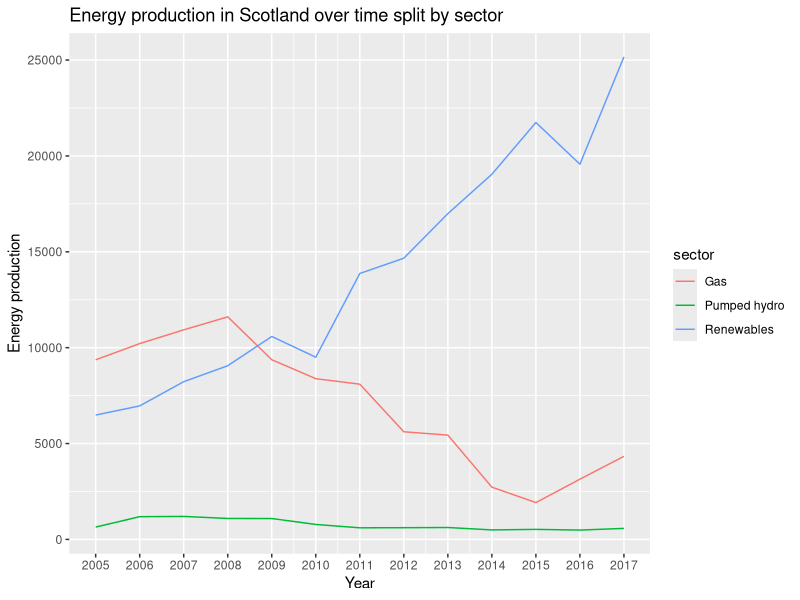

The R source for this figure:
## ---- chunk 1
library(tidyverse)
energy_scotland <- read_csv("data/energy_scotland.csv")
energy_scotland
## ---- chunk 2
all_salaries <- read_csv("data/all_salaries.csv")
all_salaries
## ---- chunk 3
# improve code by writing everything into single line/pipe
energy_scotland %>% 
  filter(energy_prod == max(energy_prod))

## ---- chunk 4
energy_scotland %>% 
  mutate(rating = case_when(
    energy_prod > 20000 ~ "very high",
    energy_prod > 10000 & energy_prod <= 20000 ~ "high",
    energy_prod > 5000 & energy_prod <= 10000 ~ "medium",
    energy_prod > 2000 & energy_prod <= 5000 ~ "low",
    TRUE ~ "very low"))
## ---- chunk 5
energy_scotland %>% 
  filter(sector %in% c("Renewables", "Gas", "Pumped hydro")) %>% 
  ggplot() +
  aes(x = year, y = energy_prod) +
  geom_line(aes(colour = sector)) +
  labs(title = "Energy production in Scotland over time split by sector",
       x = "Year", 
       y = "Energy production") +
  scale_x_continuous(breaks = c(unique(energy_scotland$year)))
## ---- chunk 6

